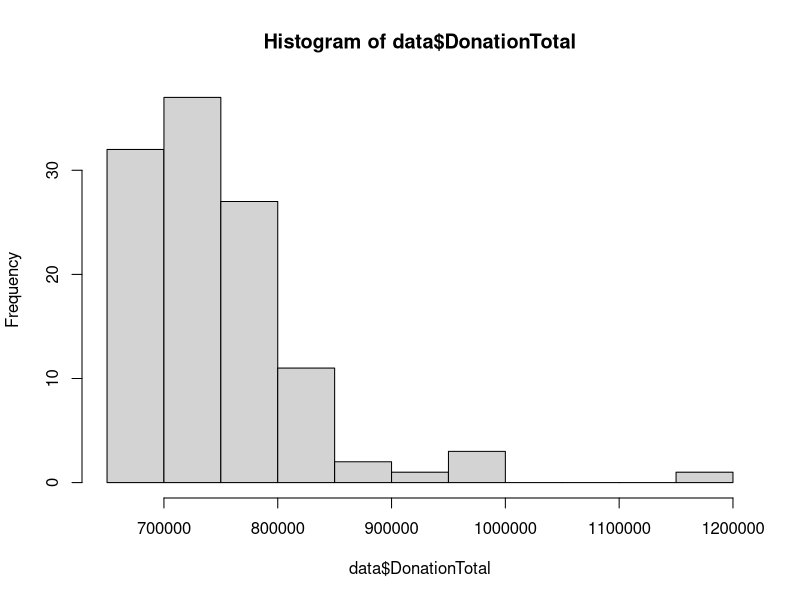
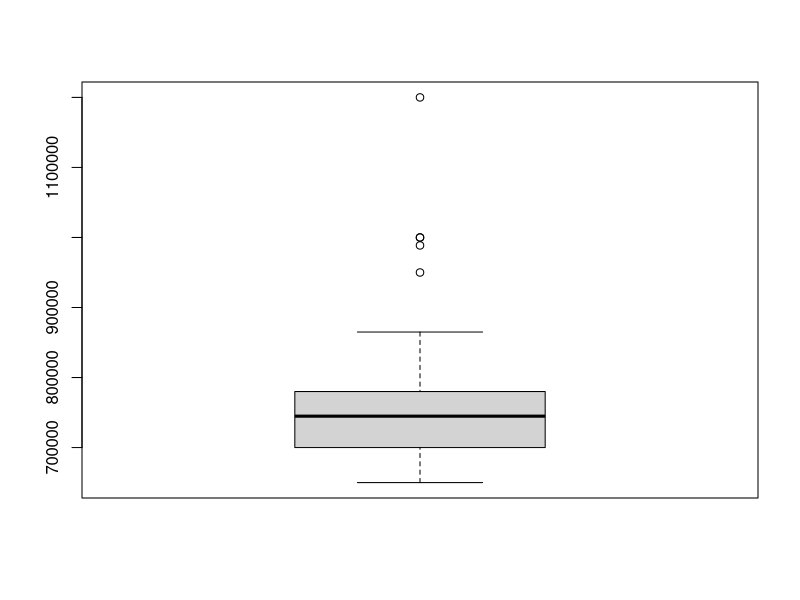
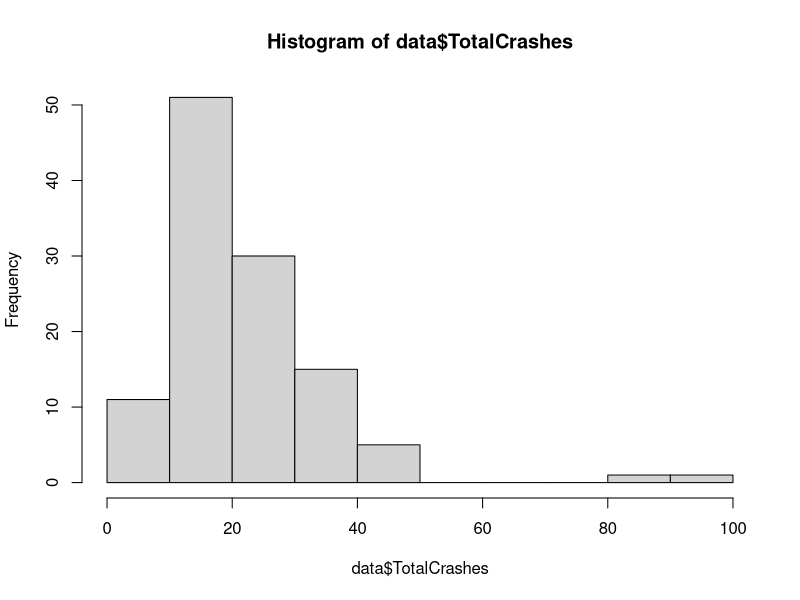
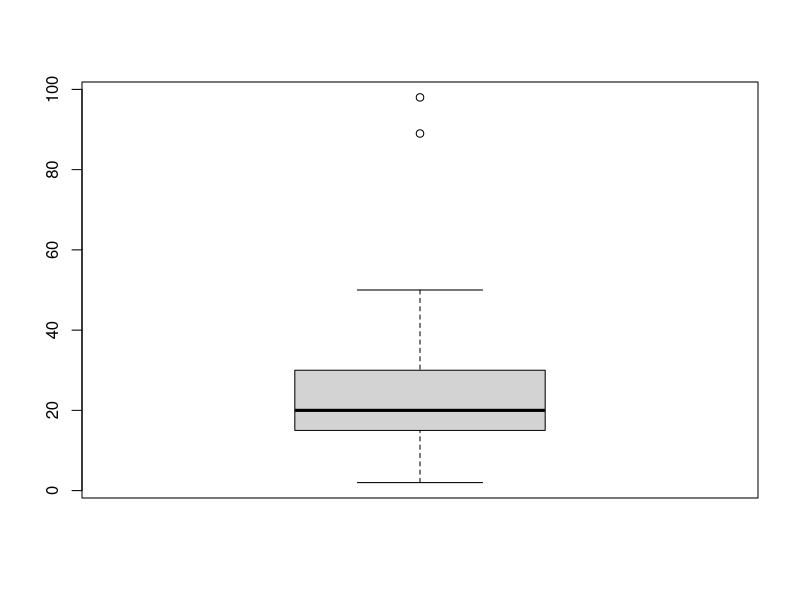
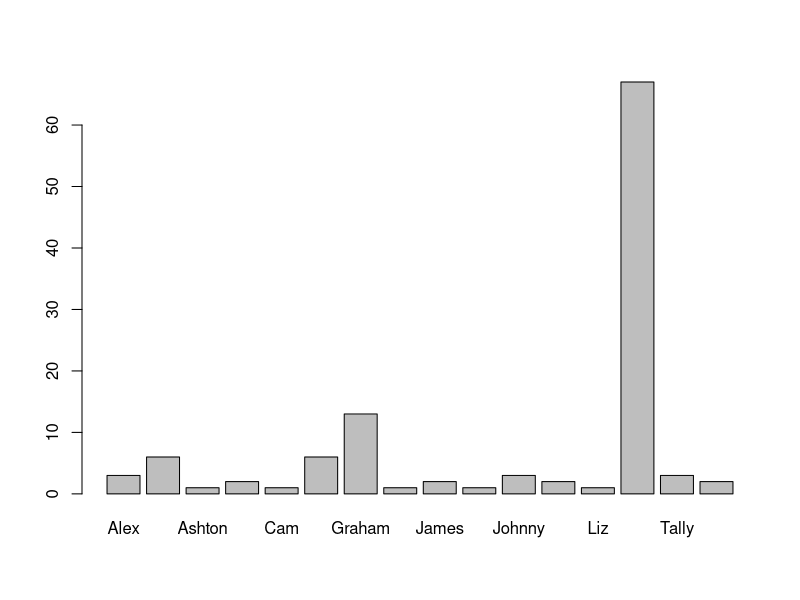
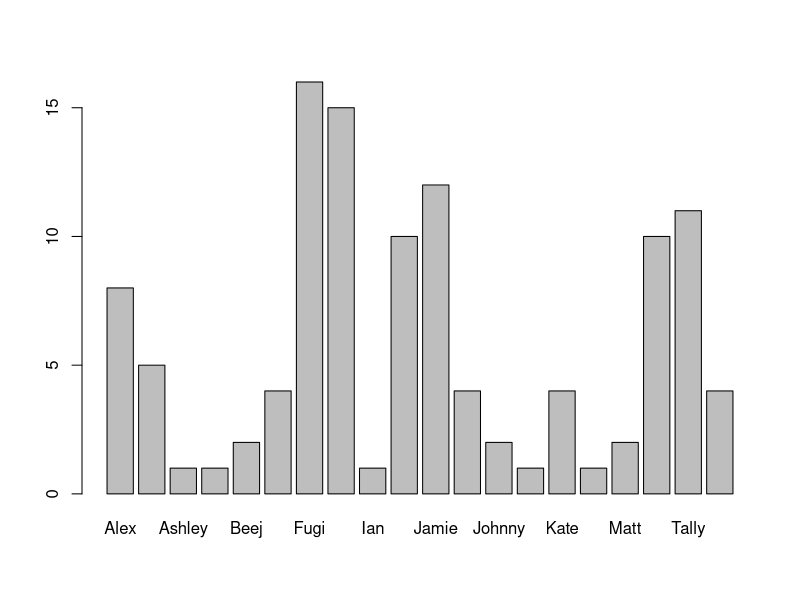

The R script that drew these images, in order:
data <- read.table(
  "predictions.csv",
  header = T,
  colClasses = c(
    "Date",
    "numeric",
    "numeric","numeric","numeric",
    "factor",
    "factor",
    "numeric"
  ),
  sep = ","
)
summary(data)
n <- nrow(data)

hist(data$DonationTotal)
boxplot(data$DonationTotal)

donation.mean <- mean(data$DonationTotal)
donation.sd <- sd(data$DonationTotal)
donation.error <- qnorm(0.95) * donation.sd / sqrt(n)
dontaion.interval <-
  c(donation.mean - donation.error, donation.mean + donation.error)

hist(data$TotalCrashes)
boxplot(data$TotalCrashes)
  
crashes.mean <- mean(data$TotalCrashes)
crashes.sd <- sd(data$TotalCrashes)
crashes.error <- qnorm(0.95) * crashes.sd / sqrt(n)
crashes.interval <-
  c(crashes.mean - crashes.error, crashes.mean + crashes.error)

points.mean <- mean(data$TotalPoint)
points.sd <- sd(data$TotalPoint)
points.error <- qnorm(0.95) * points.sd / sqrt(n)
points.interval <-
  c(points.mean - points.error, points.mean + points.error)

plot(data$TopDriver)
plot(data$SecondDriver)
